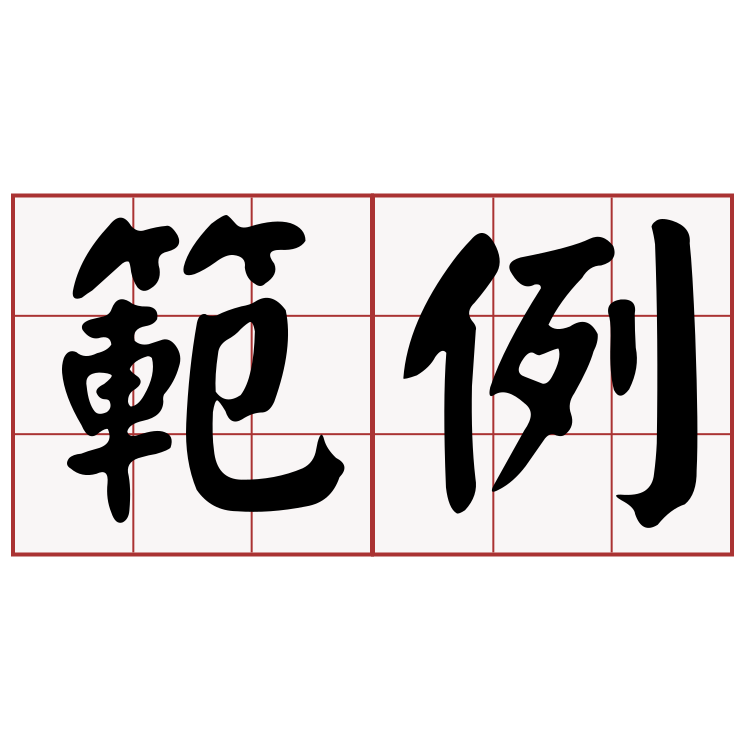
#> input picture pic/example.png, 750 x 750 px, found by its file name
$ python 212pillow2opencv.py
#> lines starting #> are read from the running program, lines starting #| are printed output that depends on the picture
import cv2
import numpy as np
from PIL import Image

img = Image.open('pic\\example.png')        # Pillow 預設格式是 RGB
#> img is the input picture: PIL image 750x750 RGBA; mean R, G, B, A 82.1, 78, 78, 119
img.show()

# Pillow to OpenCV
img = cv2.cvtColor(np.array(img), cv2.COLOR_RGB2BGR)
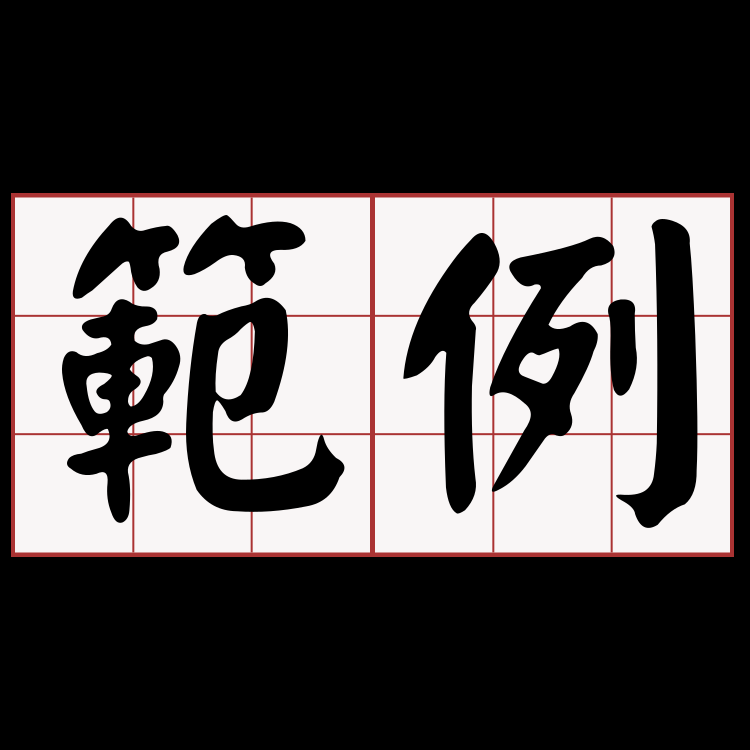
#> img: shape (750, 750, 3); mean B, G, R 78, 78, 82.1
cv2.imshow("OpenCV", img)

cv2.waitKey(0)
cv2.destroyAllWindows()
